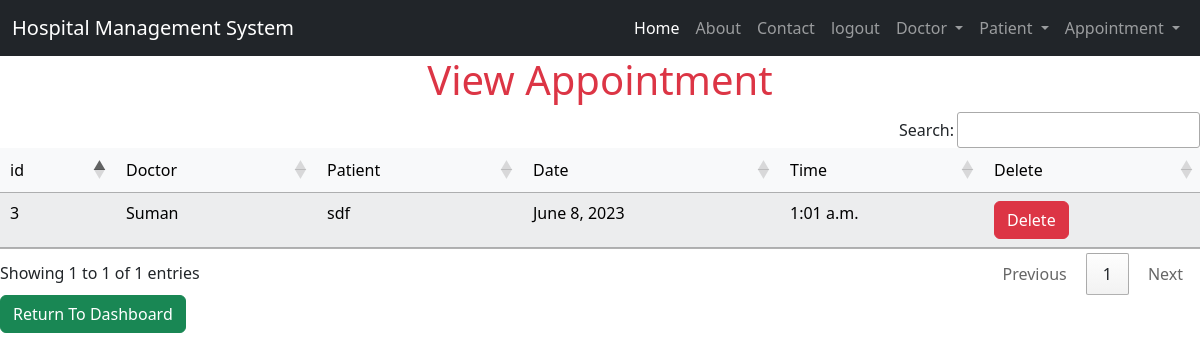
The page /view_appointment/ (signed in) on the database as committed earlier.
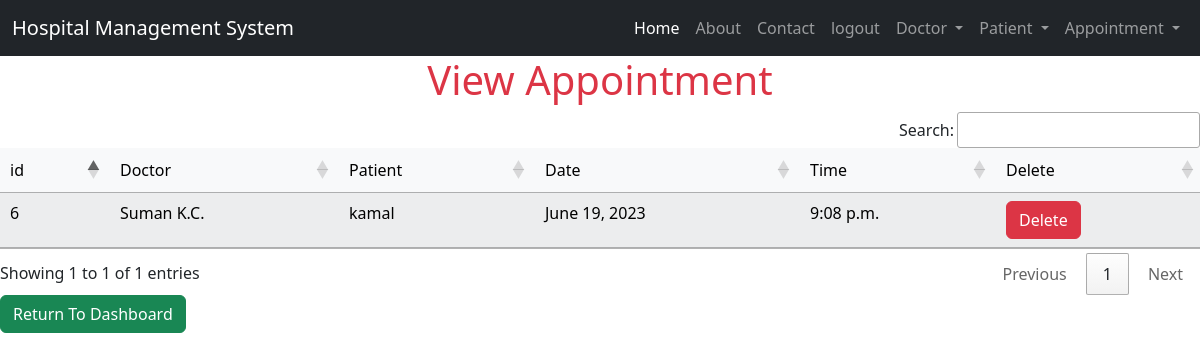
The same page on the database as committed later.
### hospitalmanagement/models.py (models this page shows, shortened)
class Appointment(models.Model):
    Doctor=models.ForeignKey(Doctor,on_delete=models.CASCADE)
    Patient=models.ForeignKey(Patient,on_delete=models.CASCADE)
    date=models.DateField()
    time=models.TimeField()

class Doctor(models.Model):
    Name=models.CharField(max_length=200)
    mobile=models.IntegerField()
    special=models.CharField(max_length=100)
    def __str__(self):
        return self.Name

class Patient(models.Model):
    name=models.CharField(max_length=200)
    gender=models.CharField(max_length=20, choices=GENDER_CHOICES,default='1')
    mobile=models.IntegerField()
    address=models.CharField(max_length=200)
    def __str__(self):
        return self.name

### hospitalmanagement/views.py (the view)
# urls.py: path('view_appointment/',views.view_appointment,name='view_appointment'),
def view_appointment(request):
    if not request.user.is_staff:
        return redirect('log_in')
    doc=Appointment.objects.all()
    return render(request,'view_appointment.html',{'doc':doc})

### hospitalmanagement/templates/view_appointment.html (shortened to what this page needs)
{% include 'base.html' %}
{%include 'navigation.html'%}
{% block content  %}
<table id="example" class="table table-centered table-striped table-light">
    <h1 class="text-danger text-center">View Appointment</h1>
    <thead>
    <tr>
    <td>id</td>
    <td>Doctor</td>
    <td>Patient</td>
    <td>Date</td>
    <td>Time</td>
    <td>Delete</td>
     </tr>
    </thead>
    <tbody>
{% for item in doc %}
<tr>
     <td>{{ item.id}}</td>
     <td>{{ item.Doctor}}</td>
     <td>{{ item.Patient}}</td>
     <td>{{ item.date}}</td>
     <td>{{ item.time}}</td>
     <td><a href="{% url 'remove_appointment' item.id %}" onclick="return confirm('Are you sure want to delete')" class="btn btn-danger">Delete</a></td>
</tr>
   {% endfor %}
</tbody>
</table>
<button  onclick=window.location.href="{% url 'index'%}"; class="btn btn-success"> Return To Dashboard</button>
{% endblock content%}

Rows that differ between the two databases and show on the page:
removed Appointment: id "3", Doctor "Suman", Patient "sdf", date "June 8, 2023", time "1:01 a.m."
added Appointment: id "6", Doctor "Suman K.C.", Patient "kamal", date "June 19, 2023", time "9:08 p.m."
